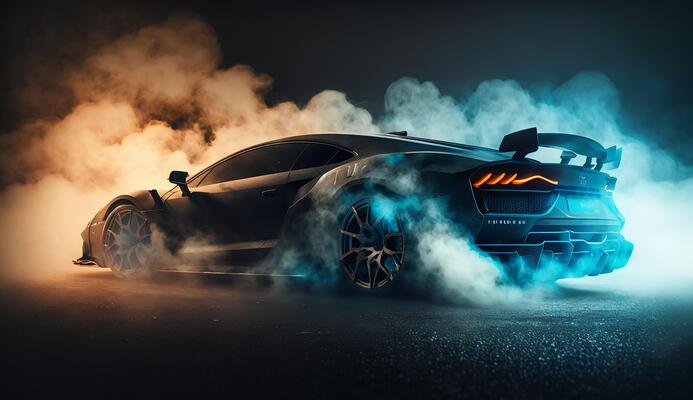
#> input picture lambo.jpg, 693 x 400 px
$ python main.py   (older library calls are emulated)
#> lines starting #> are read from the running program, lines starting #| are printed output that depends on the picture
import cv2
import numpy as np
import matplotlib.pyplot as plt
# --------------------------------------------------------------
# Define a utility function to display images using Matplotlib.
# 1. Set up the figure size.
# 2. Check if image is grayscale or color.
# 3. Convert color images from BGR to RGB for correct rendering.
# 4. Set the plot title and hide the axis.
# 5. Display the image on the screen.
# --------------------------------------------------------------
def displayimage(title,image):
    plt.figure(figsize=(8, 8))
    if len(image.shape) == 2:  # Grayscale image
        plt.imshow(image, cmap='gray')
    else:  # Color image
        plt.imshow(cv2.cvtColor(image, cv2.COLOR_BGR2RGB))
    plt.title(title)
    plt.axis('off')
    plt.show()


image=cv2.imread('lambo.jpg')
#> image is the input picture: shape (400, 693, 3); mean B, G, R 77.4, 79, 68.5
grayimage=cv2.cvtColor(image,cv2.COLOR_BGR2GRAY)
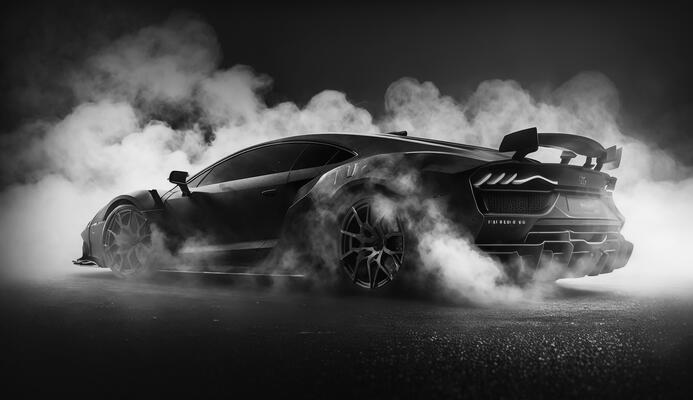
#> grayimage: shape (400, 693); min 0, max 251, mean 75.6
displayimage("Gray scale image",grayimage)

print("Select an option:")
print("1. Sobel Edge Detection")
print("2. Canny Edge Detection")
print("3. Laplacian Edge Detection")
print("4. Gaussian Smoothing")
print("5. Median Filtering")
print("6. Exit")

while True:
#> (the run stopped early here; a loop or call above may not have finished)
